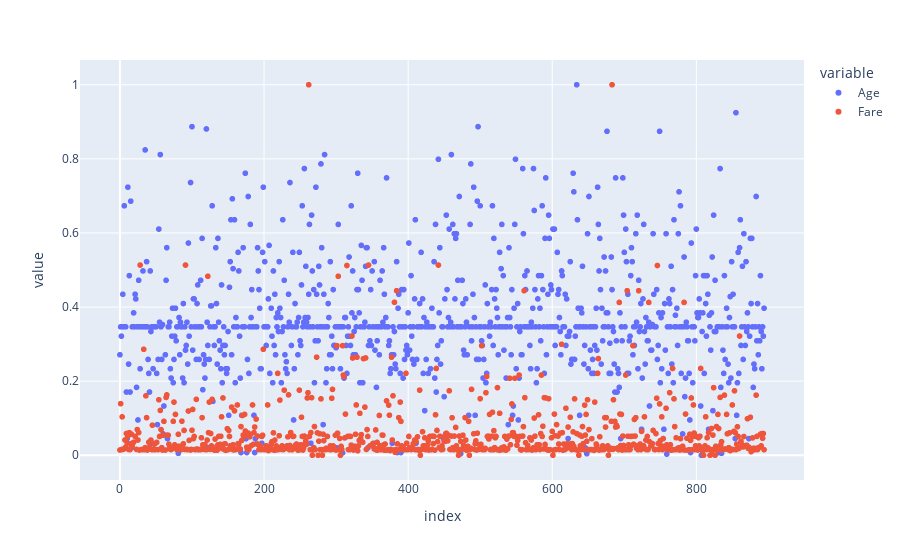

Notebook source saved alongside this figure:
### Code cell
#Min max scaling
df_min_max_scaled = df[['Age','Fare']].copy()
for col in df_min_max_scaled:
    df_min_max_scaled[col] = (df_min_max_scaled[col] - df_min_max_scaled[col].min()) / (df_min_max_scaled[col].max() - df_min_max_scaled[col].min())

#Use apply instead of loop
# df_min_max_scaled.apply(lambda x: (x-x.min())/(x.max()-x.min()))

df_min_max_scaled.plot.scatter(x = df_min_max_scaled.index,y = df_min_max_scaled.columns.tolist(),backend='plotly')

### Figure 1 — Plotly figure (JSON) as saved in the notebook; plotly's stock layout.template omitted (floating-point values rounded to 4 significant figures; data arrays with more than 128 entries replaced by an {"elided": "..."} marker saying what was removed)
{"data": [{"hovertemplate": "variable=Age<br>index=%{x}<br>value=%{y}<extra></extra>", "legendgroup": "Age", "marker": {"color": "#636efa", "symbol": "circle"}, "mode": "markers", "name": "Age", "showlegend": true, "type": "scattergl", "x": {"elided": "891 int values"}, "xaxis": "x", "y": {"elided": "891 float values"}, "yaxis": "y"}, {"hovertemplate": "variable=Fare<br>index=%{x}<br>value=%{y}<extra></extra>", "legendgroup": "Fare", "marker": {"color": "#EF553B", "symbol": "circle"}, "mode": "markers", "name": "Fare", "showlegend": true, "type": "scattergl", "x": {"elided": "891 int values"}, "xaxis": "x", "y": {"elided": "891 float values"}, "yaxis": "y"}], "layout": {"legend": {"title": {"text": "variable"}, "tracegroupgap": 0}, "margin": {"t": 60}, "xaxis": {"anchor": "y", "domain": [0, 1], "title": {"text": "index"}}, "yaxis": {"anchor": "x", "domain": [0, 1], "title": {"text": "value"}}}}
